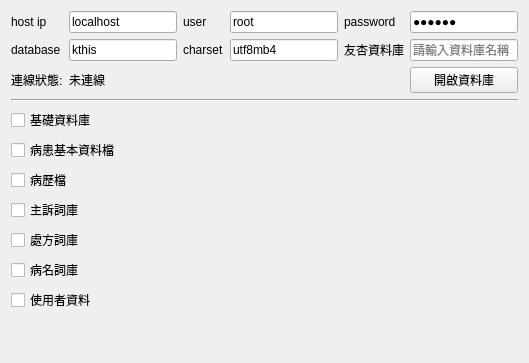
       <widget class="QWidget" name="tab_3">
        <attribute name="title">
         <string>國泰</string>
        </attribute>
        <layout class="QVBoxLayout" name="verticalLayout_3">
         <item>
          <layout class="QGridLayout" name="gridLayout_10">
           <item row="0" column="5">
            <widget class="QLabel" name="label_8">
             <property name="text">
              <string>password</string>
             </property>
            </widget>
           </item>
           <item row="1" column="0">
            <widget class="QLabel" name="label_9">
             <property name="text">
              <string>database</string>
             </property>
            </widget>
           </item>
           <item row="0" column="3">
            <widget class="QLabel" name="label_14">
             <property name="text">
              <string>user</string>
             </property>
            </widget>
           </item>
           <item row="3" column="2">
            <widget class="QLabel" name="label_connection_status_kt">
             <property name="text">
              <string>未連線</string>
             </property>
            </widget>
           </item>
           <item row="0" column="0">
            <widget class="QLabel" name="label_26">
             <property name="text">
              <string>host ip</string>
             </property>
            </widget>
           </item>
           <item row="1" column="4">
            <widget class="QLineEdit" name="lineEdit_charset_kt">
             <property name="text">
              <string>utf8mb4</string>
             </property>
            </widget>
           </item>
           <item row="0" column="4">
            <widget class="QLineEdit" name="lineEdit_user_kt">
             <property name="text">
              <string>root</string>
             </property>
            </widget>
           </item>
           <item row="0" column="2">
            <widget class="QLineEdit" name="lineEdit_host_kt">
             <property name="text">
              <string>localhost</string>
             </property>
            </widget>
           </item>
           <item row="0" column="6">
            <widget class="QLineEdit" name="lineEdit_password_kt">
             <property name="text">
              <string>620210</string>
             </property>
             <property name="echoMode">
              <enum>QLineEdit::Password</enum>
             </property>
            </widget>
           </item>
           <item row="3" column="0">
            <widget class="QLabel" name="label_27">
             <property name="text">
              <string>連線狀態:</string>
             </property>
            </widget>
           </item>
           <item row="1" column="2">
            <widget class="QLineEdit" name="lineEdit_database_kt">
             <property name="inputMask">
              <string/>
             </property>
             <property name="text">
              <string>kthis</string>
             </property>
             <property name="placeholderText">
              <string>請輸入資料庫名稱</string>
             </property>
            </widget>
           </item>
           <item row="3" column="6">
            <widget class="QPushButton" name="pushButton_test_connection_kt">
             <property name="text">
              <string>開啟資料庫</string>
             </property>
            </widget>
           </item>
           <item row="1" column="3">
            <widget class="QLabel" name="label_32">
             <property name="text">
              <string>charset</string>
             </property>
            </widget>
           </item>
           <item row="1" column="5">
            <widget class="QLabel" name="label_35">
             <property name="text">
              <string>友杏資料庫</string>
             </property>
            </widget>
           </item>
           <item row="1" column="6">
            <widget class="QLineEdit" name="lineEdit_old_database_2">
             <property name="inputMask">
              <string/>
             </property>
             <property name="text">
              <string/>
             </property>
             <property name="placeholderText">
              <string>請輸入資料庫名稱</string>
             </property>
            </widget>
           </item>
          </layout>
         </item>
         <item>
          <widget class="Line" name="line_2">
           <property name="orientation">
            <enum>Qt::Horizontal</enum>
           </property>
          </widget>
         </item>
         <item>
          <layout class="QGridLayout" name="gridLayout_5">
           <item row="4" column="0">
            <widget class="QCheckBox" name="checkBox_medical_record_kt">
             <property name="text">
              <string>病歷檔</string>
             </property>
             <property name="checked">
              <bool>false</bool>
             </property>
            </widget>
           </item>
           <item row="6" column="0">
            <widget class="QCheckBox" name="checkBox_medicine_kt">
             <property name="text">
              <string>處方詞庫</string>
             </property>
             <property name="checked">
              <bool>false</bool>
             </property>
            </widget>
           </item>
           <item row="7" column="0">
            <widget class="QCheckBox" name="checkBox_disease_kt">
             <property name="text">
              <string>病名詞庫</string>
             </property>
            </widget>
           </item>
           <item row="3" column="0">
            <widget class="QCheckBox" name="checkBox_patient_kt">
             <property name="text">
              <string>病患基本資料檔</string>
             </property>
             <property name="checked">
              <bool>false</bool>
             </property>
            </widget>
           </item>
           <item row="2" column="0">
            <widget class="QCheckBox" name="checkBox_database_kt">
             <property name="text">
              <string>基礎資料庫</string>
             </property>
             <property name="checked">
              <bool>false</bool>
             </property>
            </widget>
           </item>
           <item row="8" column="0">
            <widget class="QCheckBox" name="checkBox_users_kt">
             <property name="text">
              <string>使用者資料</string>
             </property>
            </widget>
           </item>
           <item row="5" column="0">
            <widget class="QCheckBox" name="checkBox_symptom_kt">
             <property name="text">
              <string>主訴詞庫</string>
             </property>
             <property name="checked">
              <bool>false</bool>
             </property>
            </widget>
           </item>
           <item row="16" column="0">
            <spacer name="verticalSpacer_3">
             <property name="orientation">
              <enum>Qt::Vertical</enum>
             </property>
             <property name="sizeHint" stdset="0">
              <size>
               <width>20</width>
               <height>40</height>
              </size>
             </property>
            </spacer>
           </item>
          </layout>
         </item>
        </layout>
       </widget>
